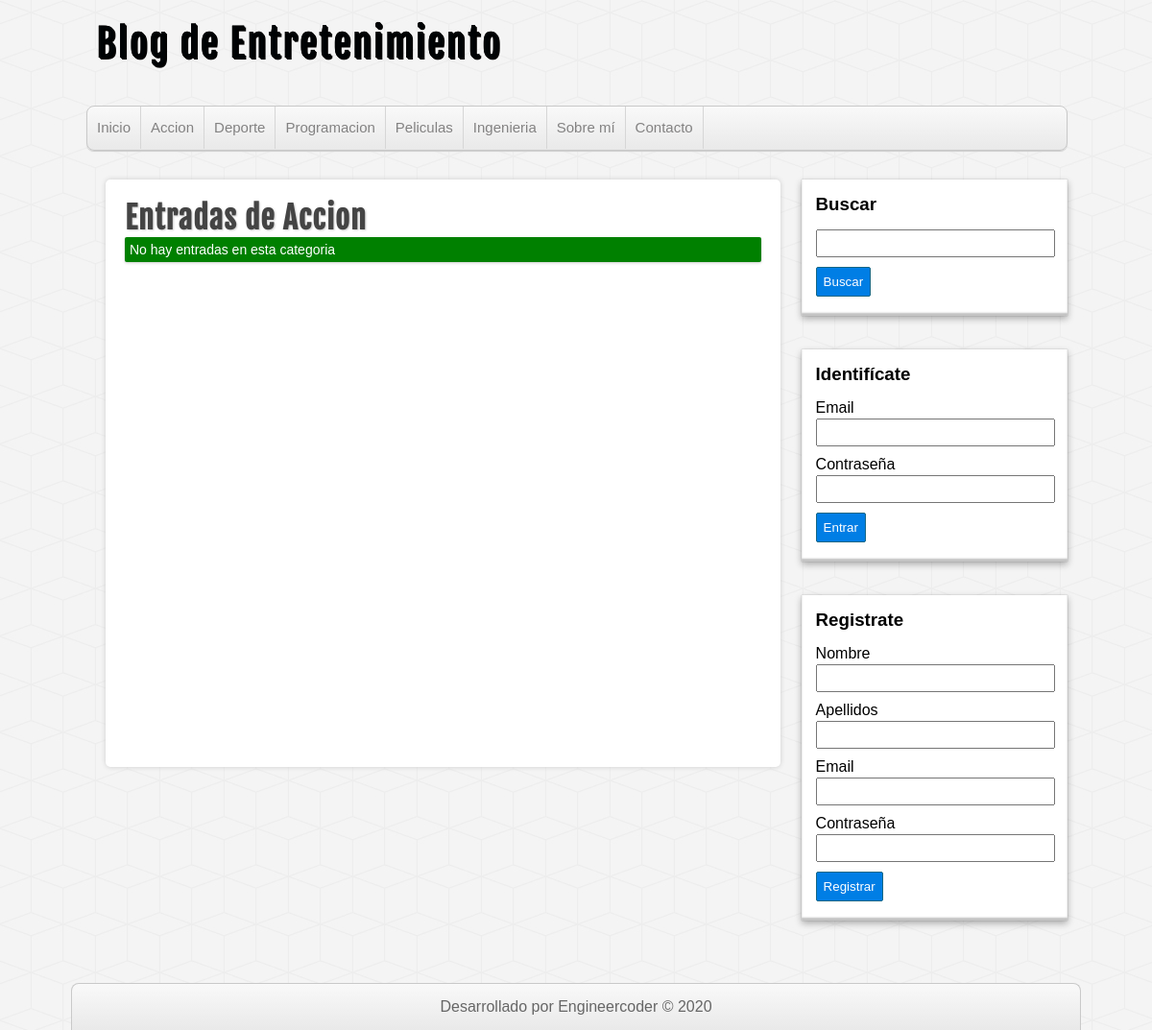
/categoria.php?id=1, run on the app's committed database.
### tables this page shows
CREATE TABLE `categorias` (
  `id` int(255) NOT NULL AUTO_INCREMENT,
  `nombre` varchar(100) DEFAULT NULL,
  PRIMARY KEY (`id`)
);

### includes/helpers.php (called while the page is built, shortened)
<?php
function conseguirCategorias($conexion){
    $sql = "SELECT * FROM categorias ORDER BY id ASC";
    $categorias = mysqli_query($conexion, $sql);
    $resultado = array();
    if($categorias && mysqli_num_rows($categorias) >= 1){
        $resultado = $categorias;
    }
    return $resultado;
}
function conseguirCategoria($conexion, $id){
    $sql = "SELECT * FROM categorias WHERE id = $id;";
    $categoria = mysqli_query($conexion, $sql);
    $resultado = array();
    if($categoria && mysqli_num_rows($categoria) >= 1){
        $resultado = mysqli_fetch_assoc($categoria);
    }
    return $resultado;
}
?>

### includes/cabecera.php (the view, shortened to what this page needs)
<?php require_once 'conexion.php'; ?>
<?php require_once 'includes/helpers.php'; ?>
<!DOCTYPE html>
<html lang="es">
<head>
    <link rel="stylesheet" href="assets/css/style.css">
</head>
<body>
    <header id="cabecera">
        <div id="logo">
            <a href="index.php">
                Blog de Entretenimiento
            </a>
        </div>
        <nav id="menu">
            <ul>
                <li>
                    <a href="index.php">Inicio</a>
                </li>
                <?php
                    $categorias = conseguirCategorias($db);
                    if(!empty($categorias)) :
                         while ($categoria = mysqli_fetch_assoc($categorias)) :
                ?>
                            <li>
                                <a href="categoria.php?id=<?=$categoria['id']; ?>"><?=$categoria['nombre']; ?></a>
                            </li>
                <?php
                    endwhile;
                    endif;
                ?>
                <li>
                    <a href="index.php">Sobre mí</a>
                </li>
                <li>
                    <a href="index.php">Contacto</a>
                </li>
            </ul>
        </nav>
    </header>
    <div id="contenedor">

### categoria.php (shortened to what this page needs)
<?php require_once 'includes/cabecera.php'; ?>
<?php
    $id = $_GET['id'];
    $categoria_actual = conseguirCategoria($db, $id);
?>
<?php require_once 'includes/lateral.php'; ?>
<div id="principal">
    <h1>Entradas de <?=$categoria_actual['nombre']?></h1>
    <?php
        $entradas = conseguirEntradas($db, null, $_GET['id']);
        if(!empty($entradas) && mysqli_num_rows($entradas) >= 1):
            while ($entrada = mysqli_fetch_assoc($entradas)) :
    ?>
        <article class="entrada">
            <a href="entrada.php?id=<?=$entrada['id']?>">
                <h2><?=$entrada['titulo']; ?></h2>
                <span class="fecha"><?=$entrada['categoria'].' | '.$entrada['fecha']; ?></span>
                <p><?=substr($entrada['descripcion'], 0, 180). "..."?></p>
            </a>
        </article>
    <?php
            endwhile;
        else:
    ?>
    <div class="alerta">No hay entradas en esta categoria</div>
        <?php endif; ?>
</div>
<?php require_once 'includes/footer.php'; ?>

### assets/css/style.css (style rules this page uses)
* { margin: 0px; padding: 0px; font-family: sans-serif, Helvetica, Arial; text-decoration: none; }
body { background: url(../img/cubes.png) #F4F4F4; }
.alerta { padding: 5px; font-size: 14px; color: white; background: green; box-shadow: 0px 1px 3px #ccc; margin-bottom: 15px; border-radius: 2px; }
#cabecera { width: 85%; height: auto; background: transparent; margin: 0px auto; }
#logo { float:left; width: 540px; height: 110px; }
#logo a { font-family: "fajala", Helvetica; font-size: 40px; letter-spacing: 2px; color: rgb(0, 3, 5); text-shadow: 0px 0px 0px black, 1px 1px 0px black, 2px 2px 0px black; transition: all 500ms; line-height: 90px; margin-left: 10px; }
#menu { clear: both; width: 100%; height: 45px; background: linear-gradient(to bottom, #f9f9f9 0px, #e9e9e9 100%); border: 1px solid #C9C9C9; border-radius: 8px; box-shadow: 0px 1px 1px #ccc; overflow: hidden; }
#menu ul { list-style: none; }
#menu ul li { float: left; line-height: 44px; border-right: 1px solid #D6D6D6; }
#menu ul li a { display: block; padding-left: 10px; padding-right: 10px; font-size: 15px; color: #838282; }
#contenedor { width: 85%; height: auto; margin: 0px auto; margin-top: 30px; margin-bottom: 30px; }
#principal { float: left; width: 65%; min-height: 572px; background:white; border-radius: 5px; box-shadow: 0px 0px 5px #ccc; margin-left: 20px; padding: 20px; overflow: hidden; }
#principal h1 { font-size: 32px; color: #444; letter-spacing: 1px; text-shadow: 1px 1px 2px #ccc; font-family: "fajala"; }

### data on the page
categorias: nombre "Accion"
categorias: nombre "Deporte"
categorias: nombre "Programacion"
categorias: nombre "Peliculas"
categorias: nombre "Ingenieria"
